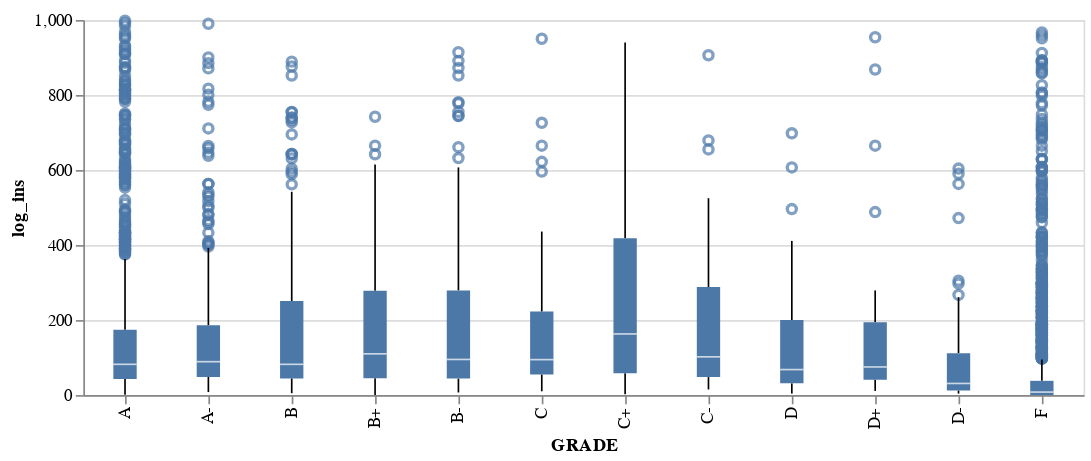

Notebook code for this chart:
### Code cell
c = c.query('log_ins <= 1000')


graph_1 = (alt.Chart(c)
    .mark_boxplot()
    .encode(x= alt.X('GRADE'), y=alt.Y("log_ins"))
    .properties(
        height = 225,
        width = 600
    ) 
)

graph_1

### Figure 1 — Vega-Lite specification as saved in the notebook (floating-point values rounded to 4 significant figures; data arrays with more than 128 entries replaced by an {"elided": "..."} marker saying what was removed)
{"config": {"view": {"continuousWidth": 400, "continuousHeight": 300}}, "data": {"name": "data-08af9af4554e9361e59ede072e24de0b"}, "mark": "boxplot", "encoding": {"x": {"type": "nominal", "field": "GRADE"}, "y": {"type": "quantitative", "field": "log_ins"}}, "height": 225, "width": 600, "$schema": "https://vega.github.io/schema/vega-lite/v4.8.1.json", "datasets": {"data-08af9af4554e9361e59ede072e24de0b": {"elided": "4190 records"}}}
